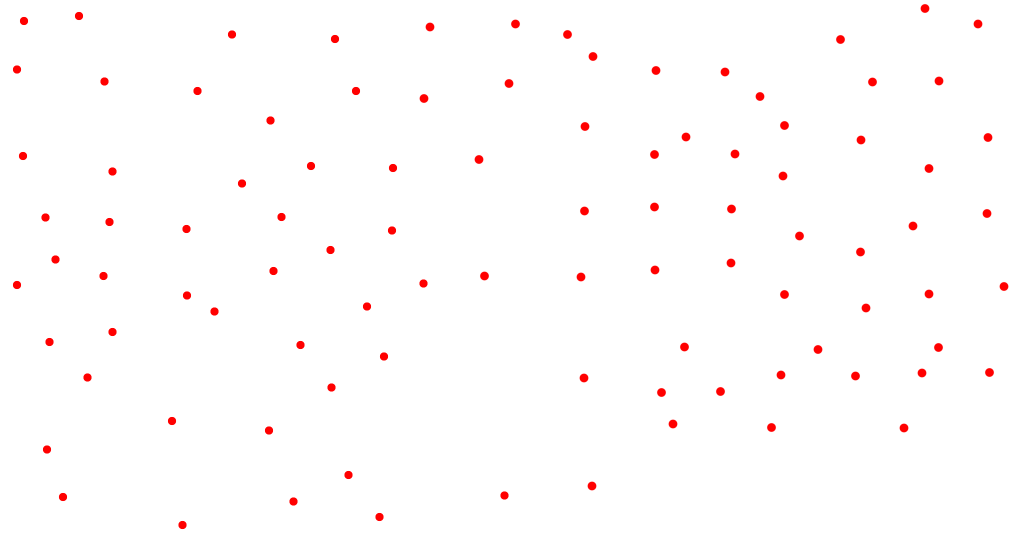
#> input picture dots.png, 1018 x 533 px
$ jupyter execute 'Count Dots In An Image.ipynb'   (older library calls are emulated)
#> lines starting #> are read from the running program, lines starting #| are printed output that depends on the picture; after the words box and inside, x2 and y2 are one past the last pixel; in counts of white or black regions, pixels touching at a corner belong together
[cell 1]
from skimage import io, filters
from scipy import ndimage
import matplotlib.pyplot as plt

[cell 2]
im = io.imread('dots.png', as_grey=True)
#> im: shape (533, 1018) float64; min 0.212, max 1, mean 0.992
val = filters.threshold_otsu(im)
#> val = 0.623
drops = ndimage.binary_fill_holes(im < val)
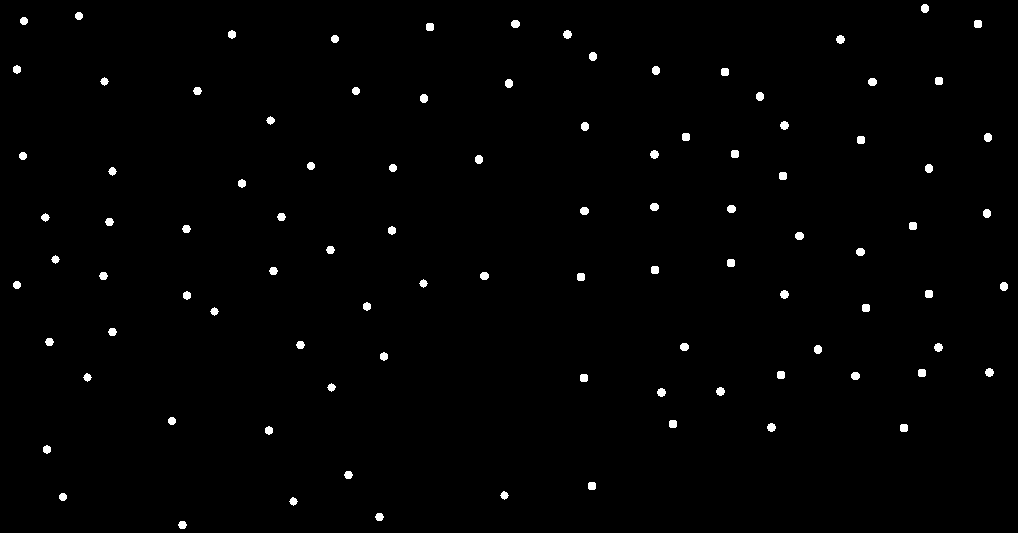
#> drops: shape (533, 1018) bool; 1% white; 96 white regions, largest, box (x1, y1, x2, y2) and area: (563, 30, 572, 39) 61, (836, 35, 845, 44) 61, (780, 121, 789, 130) 61
plt.imshow(drops, cmap='gray')
plt.show()

[cell 3]
from skimage import measure
labels = measure.label(drops)
#> labels: shape (533, 1018) int32; 97 distinct labels, from 0 to 96
print(labels.max())
#| 96


$ run again, with bw_containers.png copied over dots.png
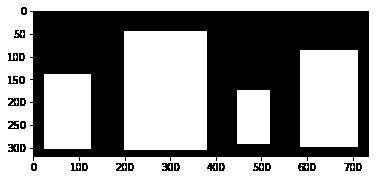
#> input picture bw_containers.png, 378 x 180 px
#> val = 0.502
#> `drops = ndimage.binary_fill_holes(im < val)`:
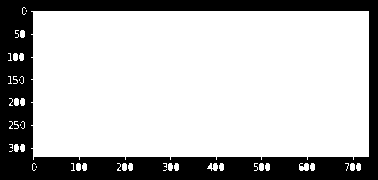
#> drops: shape (180, 378) bool; 73.7% white; 1 black region, box (x1, y1, x2, y2) and area: (0, 0, 378, 180) 17924
#> `labels = measure.label(drops)`:
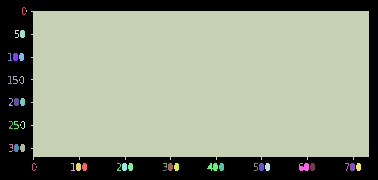
#> labels: shape (180, 378) int32; 46 distinct labels, from 0 to 45; one colour per label, 0 black
#| 45

$ run again, with containers.png copied over dots.png
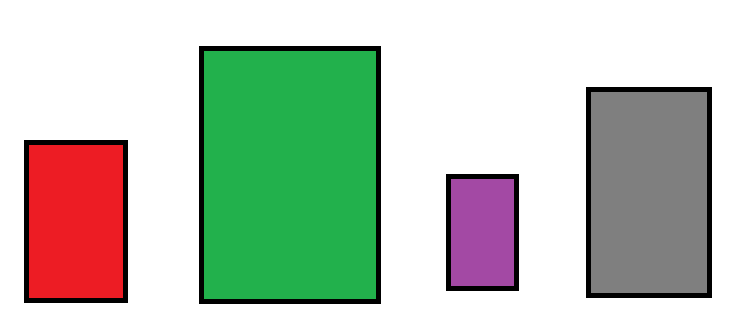
#> input picture containers.png, 734 x 318 px
#> val = 0.545
#> `drops = ndimage.binary_fill_holes(im < val)`:
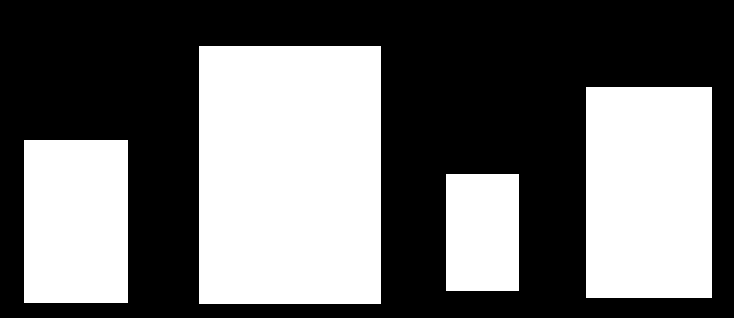
#> drops: shape (318, 734) bool; 42.4% white; 4 white regions, box (x1, y1, x2, y2) and area: (199, 46, 381, 304) 46956, (586, 87, 712, 298) 26586, (24, 140, 128, 303) 16952, (446, 174, 519, 291) 8541
#> `labels = measure.label(drops)`:
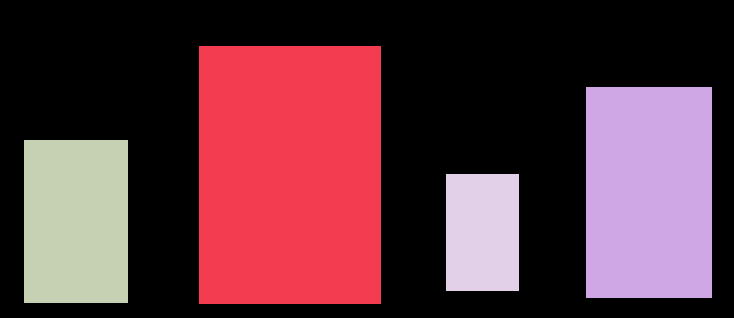
#> labels: shape (318, 734) int32; 5 distinct labels, from 0 to 4; one colour per label, 0 black
#| 4
